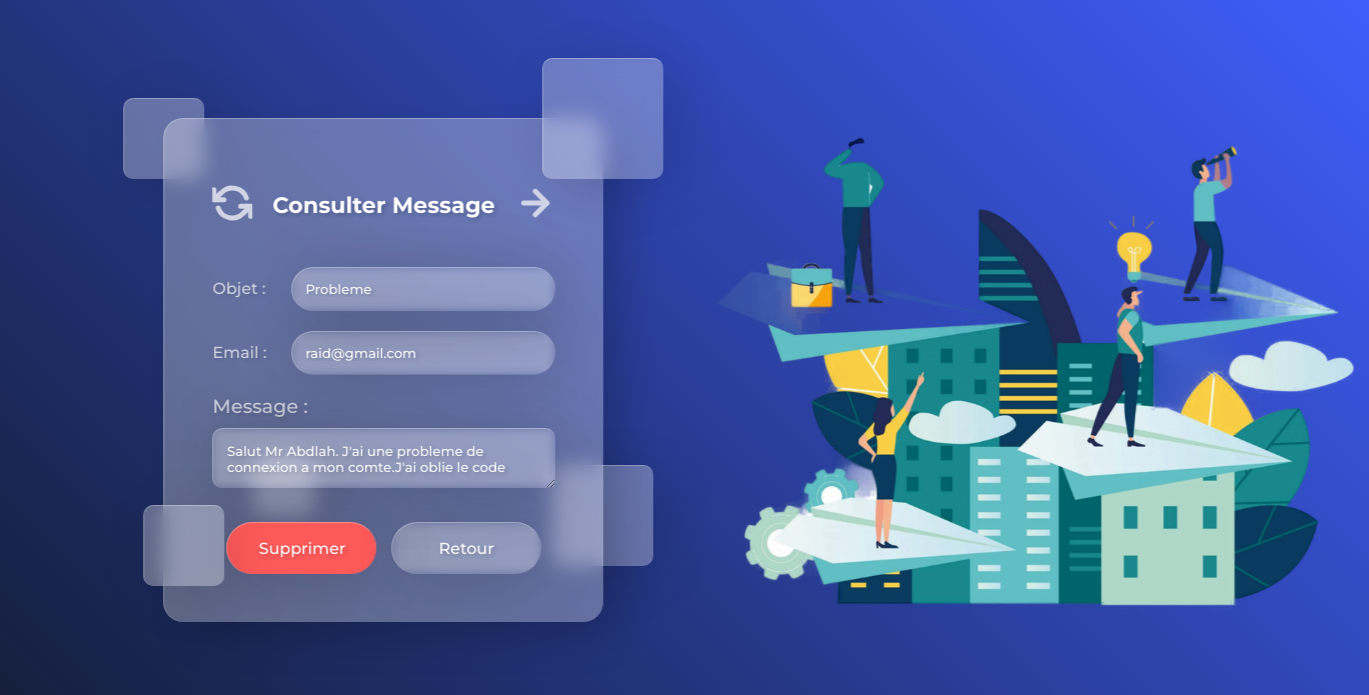
/Personne/gererMessages.php?id-messageA=9, run on the app's committed database.
### tables this page shows
CREATE TABLE `messages_pharmacien` (
  `ID_MESSAGE` int(11) NOT NULL,
  `OBJET` varchar(20) DEFAULT NULL,
  `MESSAGE` varchar(200) DEFAULT NULL,
  `EMAIL` varchar(40) DEFAULT NULL,
  `DATE_MESSAGE` timestamp NOT NULL DEFAULT current_timestamp()
);

### Personne/gererMessages.php (the view, shortened to what this page needs)
<!DOCTYPE html>
<html lang="en">
<head>
  <link rel="stylesheet" href="../css/GererMessages.css">
</head>
<body>
  <?php
            require_once "cbd.php";
            if(isset($_GET['id-messageA'])){
            $id_Msg = $_GET['id-messageA'];
            }
            $SelectMsg = "SELECT * FROM messages_pharmacien WHERE ID_MESSAGE = '$id_Msg'";
            $msgInfos= mysqli_query($conn,$SelectMsg);
            $msg = mysqli_fetch_array($msgInfos);
            $nom_profile = $_SESSION['profile'];
            if($nom_profile == "employe"){
                $location = "employe.php";
            }else{
                $location = "pharmacien.php";
            }
            ?>
  <div class="container">
    <form action="gererMessages.php" method="post" enctype="multipart/form-data">
      <p class="title">
        <a href="gererMessages.php">
        </a>
        <span>Consulter Message</span>
        <a href="<?php echo $location; ?>">
          <svg xmlns="http://www.w3.org/2000/svg" viewBox="0 0 24 24" fill="none" stroke="currentColor" stroke-width="3"
            stroke-linecap="round" stroke-linejoin="round" class="feather feather-arrow-right">
            <line x1="5" y1="12" x2="19" y2="12"></line>
            <polyline points="12 5 19 12 12 19"></polyline>
          </svg>
        </a>
      </p>
      <div class="infos__spaceB">
        <span>Objet :</span>
        <input class="mini__input" type="text" name="nom" placeholder="Nom" value="<?php echo $msg['OBJET']; ?>" readonly>
      </div>
      <div class="infos__spaceB">
        <span>Email :</span>
        <input class="mini__input" type="text" name="prenom"
          value="<?php echo $msg['EMAIL']; ?>" readonly>
      </div>
        <p class="input__title">Message :</p>
        <textarea name="message" placeholder="Message :" readonly><?php echo $msg['MESSAGE']; ?></textarea><br>
        <input type="submit" name="supprimer" class="delete" value="Supprimer">
      <a href="pharmacien.php"><input type="button" value="Retour"></a><br>
      <img src="../images/gererMessagesO.png" alt="Categorie">
    </form>
    <div class="drops">
      <div class="drop drop-1"></div>
      <div class="drop drop-2"></div>
      <div class="drop drop-3"></div>
      <div class="drop drop-4"></div>
      <div class="drop drop-5"></div>
    </div>
  </div>
</body>
</html>

### css/GererMessages.css (style rules this page uses)
body { background: linear-gradient(45deg, #101827, #3f5efb); font-family: "Montserrat", sans-serif; overflow-x: hidden; height: 115vh; }
.container { margin: 110px 0; position: absolute; transform: translate(-50%); display: flex; align-items: center; left: 28%; padding-bottom: 8vh; }
form { background: rgba(255, 255, 255, 0.3); border-radius: 20px; border-left: 1px solid rgba(255, 255, 255, 0.3); border-top: 1px solid rgba(255, 255, 255, 0.3); -webkit-backdrop-filter: blur(10px); backdrop-filter: blur(10px); box-shadow: 20px 20px 40px -6px rgba(0, 0, 0, 0.2); text-align: center; position: relative; transition: all 0.2s ease-in-out; padding: 3em; }
form .title span, form .input__title, form span { font-weight: 500; color: #fff; opacity: 0.7; font-size: 1.4rem; margin-top: 0; margin-bottom: 30px; text-shadow: 2px 2px 4px rgba(0, 0, 0, 0.2); }
form .title { color: #fff; display: flex; align-items: center; justify-content: space-around; margin-bottom: 40px; }
form .title span { margin: 0; font-size: 1.4rem; font-weight: bold; opacity: 1; display: flex; align-items: center; margin: 0 20px; }
form .title a { text-decoration: none; color: white; cursor: pointer; }
form .title a svg { width: 40px; height: 40px; transform: scale(1); opacity: 0.7; transition: all 200ms ease-in-out; }
form .input__title { font-size: 1.2rem; text-align: left; margin-bottom: 10px; }
form input, form select, form textarea, form label { background: transparent; width: 450px; padding: 1em; border: none; border-left: 1px solid rgba(255, 255, 255, 0.3); border-top: 1px solid rgba(255, 255, 255, 0.3); border-radius: 5000px; -webkit-backdrop-filter: blur(5px); backdrop-filter: blur(5px); box-shadow: 4px 4px 60px rgba(0, 0, 0, 0.2); color: #fff; font-family: Montserrat, sans-serif; font-weight: 500; transition: all 0.2s ease-in-out; text-shadow: 2px 2px 4px rgba(0, 0, 0, 0.2); }
form textarea { border-radius: 10px; width: 92%; margin-bottom: 20px; }
form span { margin: 0; margin-right: 10px; color: white; font-size: 1rem; }
form .mini__input { width: 69%; }
form input[type="submit"], form input[type="button"] { margin-top: 10px; width: 150px; font-size: 1rem; }
.delete { background-color: rgb(255, 90, 90); margin-right: 10px; }
img { position: absolute; top: 50%; left: 200%; width: 730px; transform: translate(-50%, -50%); }
::placeholder { font-family: Montserrat, sans-serif; font-weight: 400; color: #fff; text-shadow: 2px 2px 4px rgba(0, 0, 0, 0.4); }
.infos__spaceB { display: flex; justify-content: space-between; align-items: baseline; margin-bottom: 20px; }
.drop { background: rgba(255, 255, 255, 0.3); -webkit-backdrop-filter: blur(10px); backdrop-filter: blur(10px); border-radius: 10px; border-left: 1px solid rgba(255, 255, 255, 0.3); border-top: 1px solid rgba(255, 255, 255, 0.3); box-shadow: 10px 10px 60px -8px rgba(0, 0, 0, 0.2); position: absolute; transition: all 0.2s ease; }
.drop-1 { height: 80px; width: 80px; top: -20px; left: -40px; z-index: -1; }
.drop-2 { height: 80px; width: 80px; bottom: 100px; left: -20px; }
.drop-3 { height: 100px; width: 100px; bottom: 120px; right: -50px; z-index: -1; }
.drop-4 { height: 120px; width: 120px; top: -60px; right: -60px; }
.drop-5 { height: 60px; width: 60px; bottom: 170px; left: 90px; z-index: -1; }
a, input:focus, select:focus, textarea:focus, submit:focus { outline: none; }

### data on the page
messages_pharmacien: nom "Probleme", prenom "raid@gmail.com", message "Salut Mr Abdlah. J'ai une probleme de connexion a mon comte.J'ai oblie le code"
